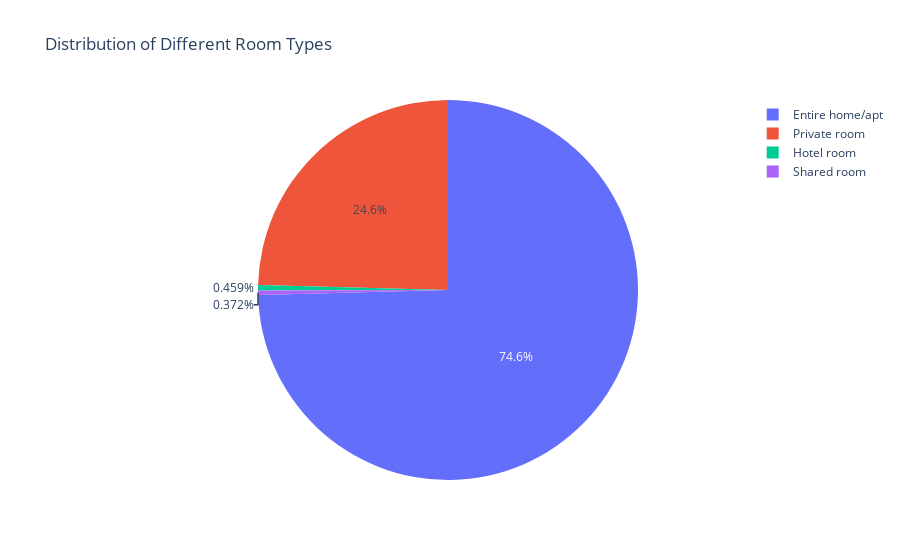

The cell this chart's notebook holds for it:
### Code cell
ex.pie(names=pr_data.room_type,title='Distribution of Different Room Types')

### Figure 1 — Plotly figure (JSON) as saved in the notebook; plotly's stock layout.template omitted (floating-point values rounded to 4 significant figures; data arrays with more than 128 entries replaced by an {"elided": "..."} marker saying what was removed)
{"data": [{"domain": {"x": [0, 1], "y": [0, 1]}, "hovertemplate": "label=%{label}<extra></extra>", "labels": {"elided": "54240 str values"}, "legendgroup": "", "name": "", "showlegend": true, "type": "pie"}], "layout": {"legend": {"tracegroupgap": 0}, "title": {"text": "Distribution of Different Room Types"}}}
